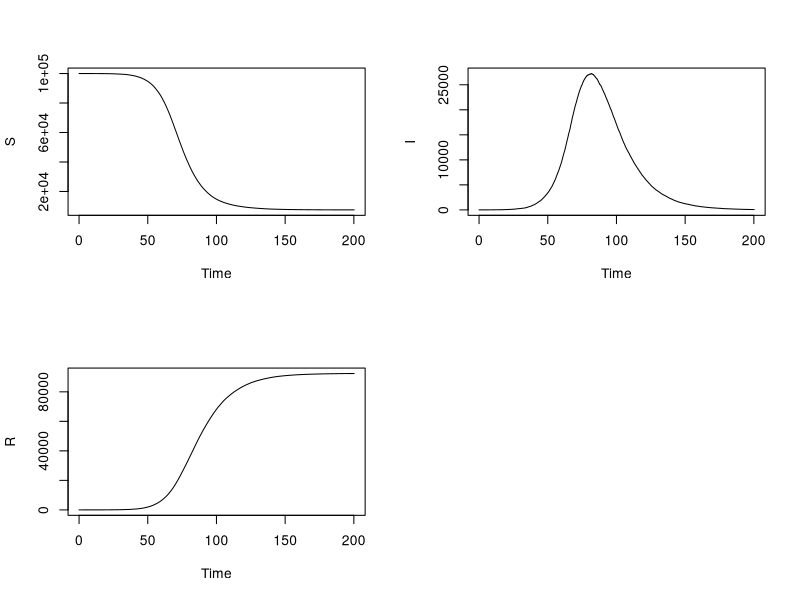

Source code (R):
#rm(list = ls())
model <- function(edges,initial,parameters, rate_functions, final_time, plot=F){
  
  compartments <- initial$compartment
  
  
  t <- 0
  
  current_state <- initial$initial_value
  Tps <- list(t)
  output <- list(current_state)
  
  events <- 1:length(rate_functions)
  i <- 1
  states <- current_state
  rates <- sapply(X=1:length(rate_functions),FUN = function(i,rate_functions,states,parameters) do.call(rate_functions[i][[1]],args=list(states,parameters)),states=states,parameters=parameters,rate_functions=rate_functions)
  print(rates)
  while(t<final_time && !identical(rates,rep(0,length(rates)))){
    i <- i+1
    
    states <- current_state
    
    next_event <- sample(x=events,size=1,prob = rates/sum(rates))
   
    next_event_time <- rexp(1,rate=sum(rates))
    involved_compartments <- edges[c(2*next_event-1,2*next_event)]
    
    compartment_indices <- sapply(X = 1:length(involved_compartments),FUN = function(i,compartments,involved_compartments) which(compartments==involved_compartments[i]),compartments=compartments,involved_compartments=involved_compartments)
  
    current_state[compartment_indices] <- current_state[compartment_indices]+c(-1,+1)
   
    t <- t + next_event_time
    Tps[[i]] <- t
    cat("Time=",t,"\n")
    output[[i]] <- current_state
    
    rates <- sapply(X=1:length(rate_functions),FUN = function(i,rate_functions,states,parameters) do.call(rate_functions[i][[1]],args=list(states,parameters)),states=current_state,parameters=parameters,rate_functions=rate_functions)
    
  }
  
  if(plot==T){
    require(igraph)
    g <- graph(edges = edges,directed = T)
    plot(g)
  }
  y <- as.data.frame(matrix(unlist(output),ncol=length(compartments),byrow = T))
  colnames(y) <- compartments
  list(Tps=unlist(Tps),output=y)
}

##########################################################
########## EXAMPLE OF SIR MODEL ##########################

init <- as.data.frame(c("S","I","R"))
colnames(init) <- "compartment"
init$initial_value <- c(100000,5,0)
parameters <- c(.2,1/14)

infection_A <- function(states,parameters){
  states[1]*sum(states[2])*parameters[1]*parameters[2]/sum(states)
}
infection_I <- function(states,parameters){
  states[1]*sum(states[2])*parameters[1]/sum(states)
}

removal_A <-function(states,parameters){
  states[2]*parameters[3]
}
removal_I <-function(states,parameters){
  states[2]*parameters[2]
}
reinfection <-function(states,parameters){
  states[4]*parameters[5]
}

edges <- c("S","I","I","R")
z=sample(x = 1:1000,length(edges)/2)
Tf <- 200
y <- model(edges = edges,initial = init,parameters = parameters, rate_functions = c("infection_I","removal_I"),final_time = Tf,plot = F)
par(mfrow=c(2,2))
plot(y$Tps,y$output$S,type = "l",ylab = "S",xlab = "Time")
plot(y$Tps,y$output$I,type = "l",ylab = "I",xlab = "Time")
plot(y$Tps,y$output$R,type = "l",ylab = "R",xlab = "Time")

########################### END OF EXAMPLE ##########################################


